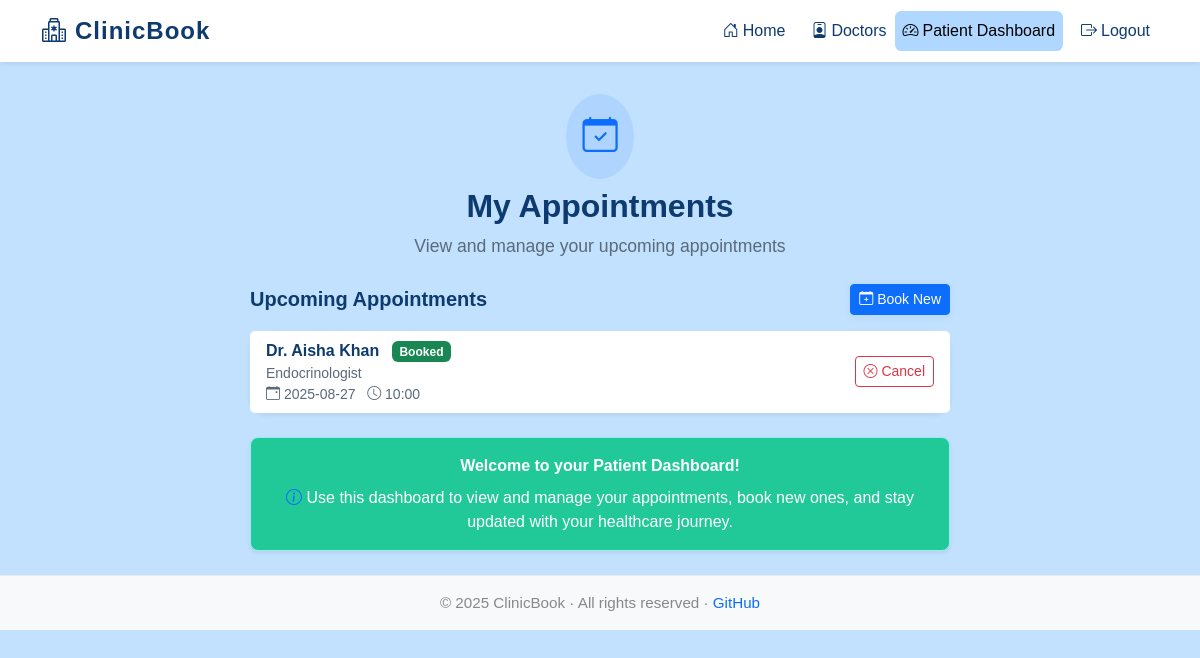
The page /dashboard (signed in) on the database as committed earlier.
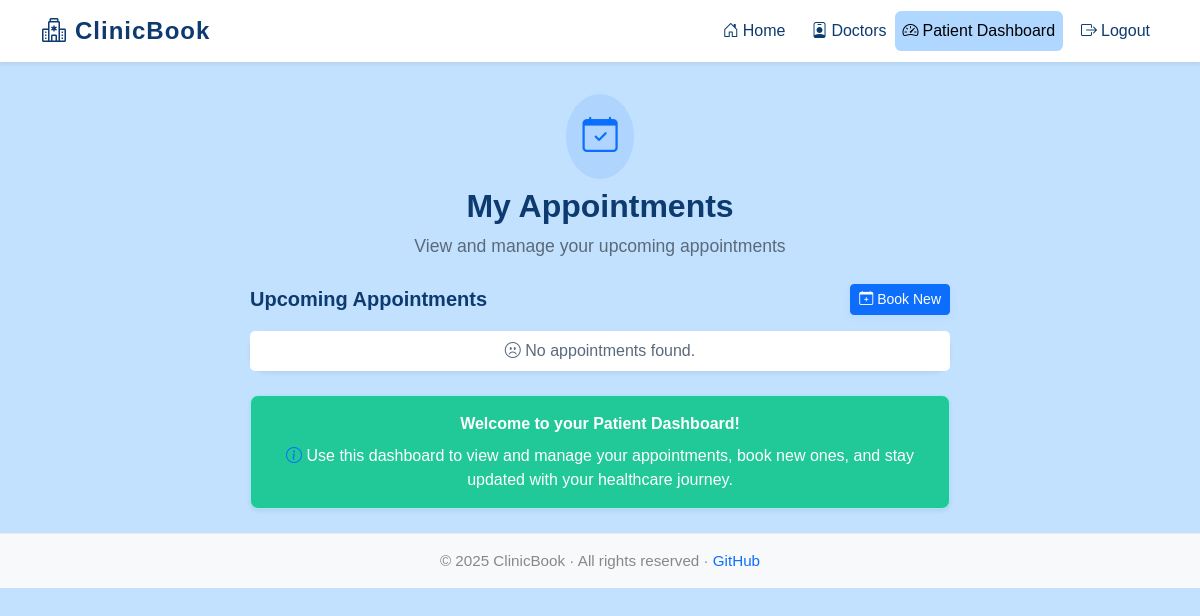
The same page on the database as committed later.
### tables this page shows
CREATE TABLE appointments (
        id INTEGER PRIMARY KEY AUTOINCREMENT,
        doctor_id INTEGER NOT NULL,
        patient_id INTEGER NOT NULL,
        slot_id INTEGER NOT NULL,
        date TEXT NOT NULL,
        status TEXT DEFAULT 'booked',
        FOREIGN KEY (doctor_id) REFERENCES doctors(id) ON DELETE CASCADE,
        FOREIGN KEY (patient_id) REFERENCES patients(id) ON DELETE CASCADE,
        FOREIGN KEY (slot_id) REFERENCES slots(id) ON DELETE CASCADE
    );

CREATE TABLE doctors (
        id INTEGER PRIMARY KEY AUTOINCREMENT,
        clinic_id INTEGER,
        name TEXT NOT NULL,
        specialization TEXT,
        fees INTEGER,
        email TEXT UNIQUE NOT NULL,
        phone TEXT,
        about TEXT,
        FOREIGN KEY (clinic_id) REFERENCES clinics(id) ON DELETE SET NULL
    );

CREATE TABLE slots (
        id INTEGER PRIMARY KEY AUTOINCREMENT,
        doctor_id INTEGER NOT NULL,
        date TEXT NOT NULL,
        time TEXT NOT NULL,
        capacity INTEGER NOT NULL DEFAULT 5,
        booked_count INTEGER NOT NULL DEFAULT 0,
        FOREIGN KEY (doctor_id) REFERENCES doctors(id) ON DELETE CASCADE
    );

### app.py (the view)
    @app.route('/dashboard')
    def dashboard():
        if 'patient_id' not in session:
            flash("Please login as a patient first.", "danger")
            return redirect(url_for('patient_login'))
        db = get_db()
        appts = db.execute(
            '''SELECT a.*, d.name as doctor_name, d.specialization, s.date, s.time
            FROM appointments a
            JOIN doctors d ON a.doctor_id = d.id
            JOIN slots s ON a.slot_id = s.id
            WHERE a.patient_id = ?
            ORDER BY s.date DESC''',
            (session['patient_id'],)
        ).fetchall()
        return render_template('dashboard_patient.html', appts=appts)

### templates/dashboard_patient.html (shortened to what this page needs)
{% extends 'base.html' %}
{% block content %}
<div class="container my-4">
  <div class="text-center mb-4">
    <span class="d-inline-block rounded-circle bg-primary bg-opacity-10 p-3">
      <i class="bi bi-calendar-check" style="font-size:2.2rem; color:#0d6efd;"></i>
    </span>
    <h2 class="fw-bold mt-2" style="color:#0d3a6f;">My Appointments</h2>
    <div class="text-muted mb-2" style="font-size:1.1rem;">View and manage your upcoming appointments</div>
  </div>
  <div class="mx-auto" style="max-width: 700px;">
    <div class="d-flex justify-content-between align-items-center mb-3">
      <h5 class="mb-0 fw-semibold" style="color:#0d3a6f;">Upcoming Appointments</h5>
      <a href="{{ url_for('doctors') }}" class="btn btn-primary btn-sm">
        <i class="bi bi-calendar-plus me-1"></i>Book New
      </a>
    </div>
    <div class="card shadow-sm mb-4">
      <ul class="list-group list-group-flush">
        {% if appts %}
          {% for appointment in appts %}
          <li class="list-group-item d-flex align-items-center">
            <div class="flex-grow-1">
              <div class="fw-bold" style="color:#0d3a6f;">
                {{ appointment.doctor_name }}
                <span class="badge
                  {% if appointment.status == 'booked' %} bg-success
                  {% elif appointment.status == 'cancelled' %} bg-danger
                  {% else %} bg-secondary {% endif %} ms-2">
                  {{ appointment.status|capitalize }}
                </span>
              </div>
              <div class="text-muted small">{{ appointment.specialization }}</div>
              <div class="text-muted small">
                <i class="bi bi-calendar-event"></i> {{ appointment.date }}
                <i class="bi bi-clock"></i> {{ appointment.time }}
              </div>
            </div>
            <a href="{{ url_for('cancel_appointment', appointment_id=appointment.id) }}"
               class="btn btn-outline-danger btn-sm ms-3">
              <i class="bi bi-x-circle"></i> Cancel
            </a>
          </li>
          {% endfor %}
        {% else %}
          <li class="list-group-item text-center text-muted">
            <i class="bi bi-emoji-frown"></i> No appointments found.
          </li>
        {% endif %}
      </ul>
    </div>
  </div>
  <div class="mx-auto" style="max-width: 700px;">
    <div class="alert alert-info text-center shadow-sm" role="alert">
      <strong>Welcome to your Patient Dashboard!</strong><br>
      <span class="d-block mt-2">
        <i class="bi bi-info-circle text-primary"></i>
        Use this dashboard to view and manage your appointments, book new ones,
        and stay updated with your healthcare journey.
      </span>
    </div>
  </div>
</div>
{% endblock %}

### templates/base.html (shortened to what this page needs)
<!doctype html>
<html lang="en">
<head>
  <link href="https://cdn.jsdelivr.net/npm/bootstrap@5.3.3/dist/css/bootstrap.min.css" rel="stylesheet">
  <link href="https://cdn.jsdelivr.net/npm/bootstrap-icons@1.11.3/font/bootstrap-icons.css" rel="stylesheet">
  <link href="/static/css/style.css" rel="stylesheet">
</head>
<body>
  <nav class="navbar navbar-expand-lg navbar-light bg-white shadow-sm py-2">
    <div class="container">
      <a class="navbar-brand d-flex align-items-center" href="/" style="color: #0d3a6f;">
        <i class="bi bi-hospital me-2" style="color: #0d3a6f;"></i>ClinicBook
      </a>
      <div class="collapse navbar-collapse" id="nav">
        <ul class="navbar-nav ms-auto mb-2 mb-lg-0">
          <li class="nav-item" style="padding-right: 10px;">
            <a class="nav-link{% if request.path == '/' %} active{% endif %}" href="/">
              <i class="bi bi-house-door me-1"></i>Home
            </a>
          </li>
          <li class="nav-item">
            <a class="nav-link{% if request.path.startswith('/doctors') %} active{% endif %}" href="/doctors">
              <i class="bi bi-person-badge me-1"></i>Doctors
            </a>
          </li>
          {% if session.patient_id %}
            <li class="nav-item" style="margin-right: 10px;">
              <a class="nav-link{% if request.path.startswith('/dashboard') %} active{% endif %}" href="{{ url_for('dashboard') }}">
                 <i class="bi bi-speedometer2 me-1"></i>Patient Dashboard
              </a>
            </li>
            <li class="nav-item">
              <a class="nav-link" href="{{ url_for('logout') }}">
                <i class="bi bi-box-arrow-right me-1"></i>Logout
              </a>
            </li>
          {% else %}
            <li class="nav-item">
              <a class="nav-link{% if request.path.startswith('/login') %} active{% endif %}" href="{{ url_for('login') }}">
                <i class="bi bi-box-arrow-in-right me-1"></i>Login
              </a>
            </li>
          {% endif %}
        </ul>
      </div>
    </div>
  </nav>
  <main class="container mt-1 mb-3">
    {% block content %}{% endblock %}
  </main>
  <footer class="py-3 bg-light mt-auto">
    <div class="container text-center">
      <span>&copy; {{ 2025 }} ClinicBook &middot; All rights reserved &middot;
        <a href="https://github.com/Mfaj-cod" target="_blank" class="text-decoration-none text-primary">GitHub</a>
      </span>
    </div>
  </footer>
</body>
</html>

### static/css/style.css (style rules this page uses)
:root { --background: #c2e1ff; --card-bg: #f7fbff; --primary: #0d6efd; --primary-hover: #084298; --heading: #0d3a6f; --accent-light: #afd7ff; --text-default: #1a2a3a; --text-muted: #5a6a7a; --text-footer: #888888; --success: #28a745; --danger: #dc3545; --warning: #ffc107; --info: #20c997; --white: #ffffff; --gray-light: #eaeaea; --gray-dark: #343a40; }
.navbar { position: fixed !important; top: 0; left: 0; right: 0; z-index: 1050; width: 100%; background: var(--card-bg); box-shadow: 0 2px 8px rgba(0,0,0,0.08); transition: box-shadow 0.2s; }
body { padding-top: 70px; }
.navbar { position: sticky; top: 0; z-index: 1030; background: var(--card-bg); box-shadow: 0 2px 8px rgba(0,0,0,0.04); }
.navbar-brand { font-weight: bold; letter-spacing: 1px; font-size: 1.5rem; display: flex; align-items: center; }
.nav-link.active, .nav-link:focus, .nav-link:hover { font-weight: 500; background: var(--accent-light); border-radius: 0.4rem; transition: background 0.2s; }
.card { border-radius: 1rem; box-shadow: 0 2px 12px rgba(0,0,0,0.04); border: 0; }
.btn-primary, .btn-primary:focus, .btn-primary:active { border-color: var(--primary); box-shadow: 0 2px 8px rgba(13,110,253,0.08); }
.alert { border-radius: 0.5rem; font-size: 1rem; }
.alert-info { background-color: var(--info); color: var(--white); }
footer { background: var(--accent-light); border-top: 1px solid var(--gray-light); padding: 1rem 0; text-align: center; color: var(--text-footer); font-size: 0.95rem; flex-shrink: 0; }

Rows that differ between the two databases and show on the page:
removed appointments: doctor_name "Dr. Aisha Khan", status "Booked", specialization "Endocrinologist", date "2025-08-27", time "10:00"
Other text that changed with them:
text now shown: "No appointments found."
